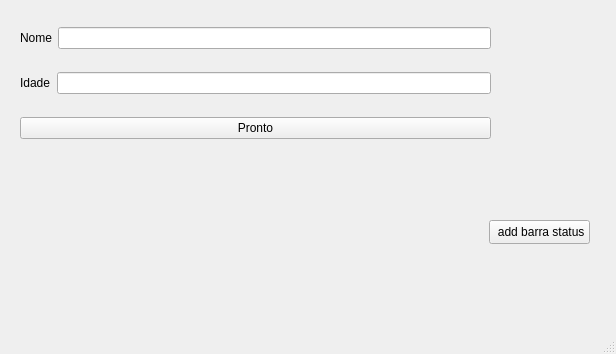
<?xml version="1.0" encoding="UTF-8"?>
<ui version="4.0">
 <class>MainWindow</class>
 <widget class="QMainWindow" name="MainWindow">
  <property name="geometry">
   <rect>
    <x>0</x>
    <y>0</y>
    <width>616</width>
    <height>354</height>
   </rect>
  </property>
  <property name="windowTitle">
   <string>MainWindow</string>
  </property>
  <widget class="QWidget" name="centralwidget">
   <widget class="QPushButton" name="btn_add_status">
    <property name="geometry">
     <rect>
      <x>489</x>
      <y>220</y>
      <width>101</width>
      <height>24</height>
     </rect>
    </property>
    <property name="text">
     <string> add barra status</string>
    </property>
   </widget>
   <widget class="QWidget" name="">
    <property name="geometry">
     <rect>
      <x>20</x>
      <y>10</y>
      <width>471</width>
      <height>146</height>
     </rect>
    </property>
    <layout class="QVBoxLayout" name="verticalLayout">
     <item>
      <layout class="QHBoxLayout" name="horizontalLayout_2">
       <item>
        <widget class="QLabel" name="label_2">
         <property name="text">
          <string>Nome</string>
         </property>
        </widget>
       </item>
       <item>
        <widget class="QLineEdit" name="txt_nome"/>
       </item>
      </layout>
     </item>
     <item>
      <layout class="QHBoxLayout" name="horizontalLayout">
       <item>
        <widget class="QLabel" name="label">
         <property name="text">
          <string>Idade</string>
         </property>
        </widget>
       </item>
       <item>
        <widget class="QLineEdit" name="txt_idade"/>
       </item>
      </layout>
     </item>
     <item>
      <widget class="QPushButton" name="btb_ok">
       <property name="text">
        <string>Pronto</string>
       </property>
      </widget>
     </item>
    </layout>
   </widget>
  </widget>
  <widget class="QMenuBar" name="menubar">
   <property name="geometry">
    <rect>
     <x>0</x>
     <y>0</y>
     <width>616</width>
     <height>21</height>
    </rect>
   </property>
  </widget>
  <widget class="QStatusBar" name="statusbar"/>
 </widget>
 <resources/>
 <connections/>
</ui>
